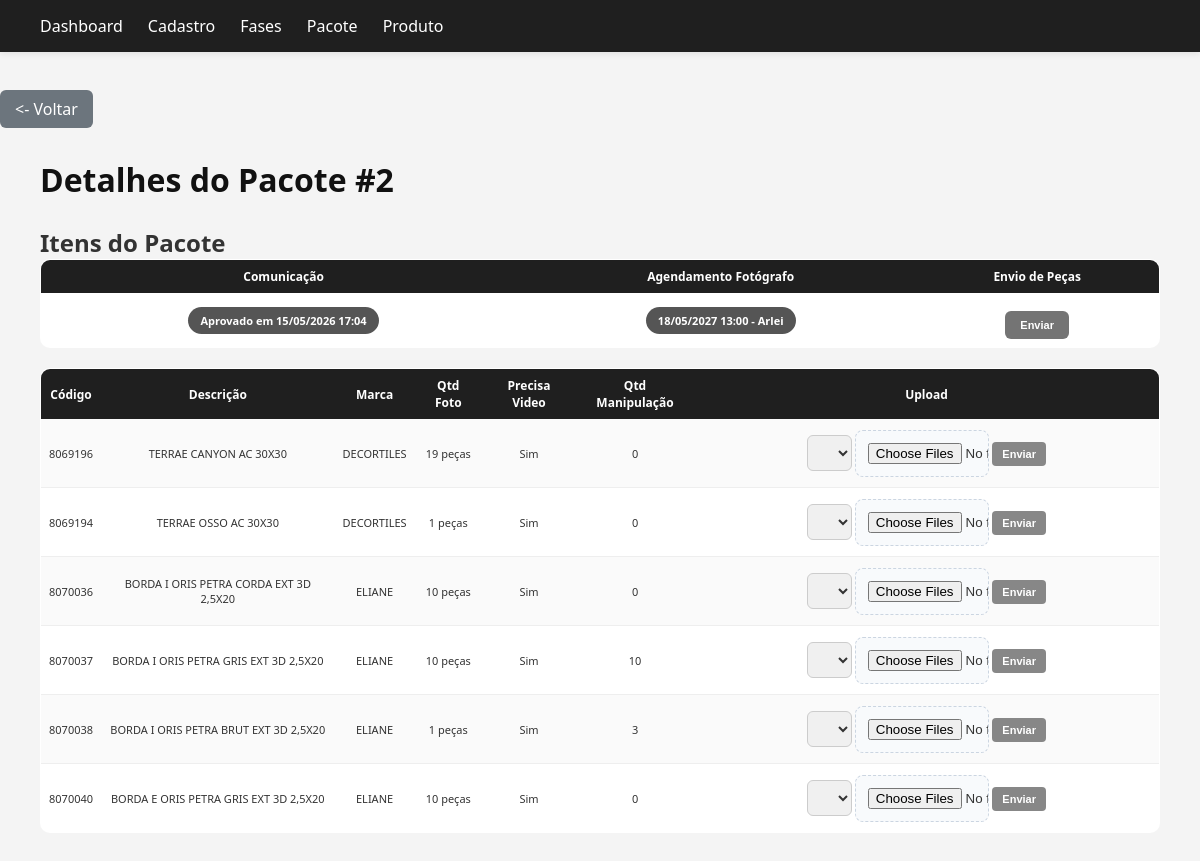
The page /includes/relatorios/pacote_detalhes.php?id=2 on the database its author committed.
### tables this page shows
CREATE TABLE `SM_pacotes_envio` (
  `id` int NOT NULL,
  `status` enum('aberto','finalizado') DEFAULT 'aberto',
  `data_criacao` datetime DEFAULT CURRENT_TIMESTAMP,
  `data_fechamento` datetime DEFAULT NULL,
  `aprovado_por` varchar(100) DEFAULT NULL,
  `observacao` text,
  `data_agendamento` datetime DEFAULT NULL,
  `responsavel_fotografia` varchar(100) DEFAULT NULL,
  `data_envio` datetime DEFAULT NULL
);

### public/includes/relatorios/pacote_detalhes.php (the view, shortened to what this page needs)
<?php
require_once __DIR__ . '/../../../config/conexao.php';
require_once __DIR__ . '/../layout/header.php';
require_once __DIR__ . '/../layout/menu.php';
$pacoteId = (int) $_GET['id'];
$stmtPacote = $pdo->prepare("
    SELECT id, status, data_criacao, data_fechamento, aprovado_por,
           data_agendamento, responsavel_fotografia, data_envio
    FROM SM_pacotes_envio
    WHERE id = ?
");
$stmtPacote->execute([$pacoteId]);
$pacote = $stmtPacote->fetch(PDO::FETCH_ASSOC);
$stmtItens = $pdo->prepare("
    SELECT i.id AS item_id, i.codigo_item, i.descricao, i.tamanho_nominal, i.marca,
           c.metodo_imagem, c.precisa_foto, c.qtd_pecas_foto, c.qtd_pecas_manipulacao, c.precisa_video, c.qtd_pecas_video
    FROM SM_pacote_itens pi
    INNER JOIN SM_itens_processos p ON p.id = pi.processo_id
    INNER JOIN SM_cadastros_itens_minimas i ON i.id = p.item_id
    LEFT JOIN SM_processo_comunicacao c ON c.processo_id = p.id
    WHERE pi.pacote_id = ?
");
$stmtItens->execute([$pacoteId]);
$itens = $stmtItens->fetchAll(PDO::FETCH_ASSOC);
?>
<div style="text-align:left; margin-top:90px;">
  <a href="pacote.php" class="btn btn-secondary"><- Voltar</a>
</div>
<div class="container" style="margin-top:-10px;">
    <h1>Detalhes do Pacote #<?= $pacoteId ?></h1>
    <table class="tabela-status">
        <tr>
            <th>Comunicação</th>
            <th>Agendamento Fotógrafo</th>
            <th>Envio de Peças</th>
        </tr>
        <tr>
        <tr>
            <td>
                <?php if ($pacote['status'] === 'aberto'): ?>
                    <form action="aprovar_comunicacao.php" method="POST"
                        onsubmit="return confirm('Aprovar este pacote?');">
                        <input type="hidden" name="pacote_id" value="<?= $pacoteId ?>">
                        <button type="submit" class="btn-liberar">Aprovar</button>
                    </form>
                <?php else: ?>
                    <span class="status aprovado">
                        Aprovado em <?= $pacote['data_fechamento']
                            ? date('d/m/Y H:i', strtotime($pacote['data_fechamento']))
                            : '-' ?>
                    </span>
                <?php endif; ?>
            </td>
            <td>
                <?php if ($pacote['status'] === 'aberto'): ?>
                    <span class="status pendente">Aguardando Comunicação</span>
                <?php elseif (!empty($pacote['data_agendamento'])): ?>
                    <span class="status andamento">
                        <?= date('d/m/Y H:i', strtotime($pacote['data_agendamento'])) ?>
                        - <?= htmlspecialchars($pacote['responsavel_fotografia']) ?>
                    </span>
                <?php endif; ?>
            </td>
            <td>
                <?php if (!$pacote['data_agendamento']): ?>
                    <span class="status pendente">Aguardando Fotógrafo</span>
                <?php elseif (!$pacote['data_envio']): ?>
                    <form action="enviar_pecas.php" method="POST"
                        onsubmit="return confirm('Confirmar envio das peças?');">
                        <button type="submit" class="btn-detalhes">Enviar</button>
                    </form>
                <?php else: ?>
                    <span class="status enviado">
                        Enviado em <?= date('d/m/Y H:i', strtotime($pacote['data_envio'])) ?>
                    </span>
                <?php endif; ?>
            </td>
        </tr>
    <h2>Itens do Pacote</h2>
    <table class="tabela-itens">
        <tr>
            <th>Código</th>
            <th>Descrição</th>
            <th>Marca</th>
            <th>Qtd Foto</th>
            <th>Precisa Video</th>
            <th>Qtd Manipulação</th>
            <th>Upload</th>
        </tr>
        <?php foreach ($itens as $item): ?>
        <tr>
            <td><?= htmlspecialchars($item['codigo_item']) ?></td>
            <td><?= htmlspecialchars($item['descricao']) . " " . htmlspecialchars($item['tamanho_nominal']) ?></td>
            <td><?= htmlspecialchars($item['marca']) ?></td>
            <?php
            $qtdFoto = $item['qtd_pecas_foto'] . " peças"?? 0;
            $qtdVideo = $item['qtd_pecas_video'] . " peças" ?? 0;
            ?>
            <td><?= htmlspecialchars($qtdFoto) ?></td>
            <td><?php if (htmlspecialchars($qtdVideo) > 0): ?>
                    <?= "Sim" ?>
                <?php else: ?>
                    -
                <?php endif; ?>
            <td><?= htmlspecialchars($item['qtd_pecas_manipulacao'] ?? '-') ?></td>
            <td>
                <?php if (!empty($item["qtd_pecas_foto"])): ?>
                    <form class="upload-form" action="upload_imagem.php" method="POST" enctype="multipart/form-data">
                         <select name="tipo" id="modeloImagem" required>
                             <option value=""></option>
                             <option value="foto">Foto</option>
                         </select>
                         <input type="file" name="arquivos[]" multiple class="upload-input">
                         <button type="submit" class="upload-btn">Enviar</button>
                    </form>
                <?php else: ?>
                    -
                <?php endif; ?>
            </td>
        </tr>
        <?php endforeach; ?>
    </table>
</div>

### public/css/style.css (style rules this page uses)
* { margin: 0; padding: 0; box-sizing: border-box; }
.container { padding: 40px; flex: 1; margin-top: 40px; }
h1 { margin-bottom: 25px; font-weight: 600; color: #111; }
button, .btn-liberar, .btn-deletar, .btn-detalhes { background: #747474; color: #fff; padding: 8px 15px; border: none; border-radius: 6px; cursor: pointer; transition: 0.2s ease; font-size: 11px; text-decoration: none; }
.btn-secondary { display: inline-block; background-color: #6c757d; color: #fff; padding: 8px 15px; border-radius: 6px; text-decoration: none; font-weight: 220; transition: all 0.3s ease; border: none; }
.upload-btn { background-color: #878787; color: #fff; border: none; padding: 6px 10px; border-radius: 4px; cursor: pointer; font-size: 11px; transition: 0.2s ease; }
table { width: 100%; border-collapse: collapse; background: #ffffff; border-radius: 10px; overflow: hidden; border: 1px solid #e5e7eb; }
th { background: #1f1f1f; color: white; padding: 14px; text-align: left; font-weight: 500; font-size: 12px; }
td { padding: 12px 14px; border-bottom: 1px solid #eee; font-size: 11px; }
tr:nth-child(even) { background-color: #fafafa; }
.status { padding: 6px 12px; border-radius: 20px; font-size: 11px; font-weight: bold; display: inline-block; background-color: #ddd; color: #111; }
.status.aprovado { background-color: #555; color: #fff; }
.status.andamento { background-color: #555; color: #fff; }
input[type="file"] { width: 30%; padding: 12px; border: 1px dashed #cbd5e1; border-radius: 8px; background: #f8fafc; cursor: pointer; transition: 0.2s; }
.tabela-status, .tabela-itens { width: 100%; border-collapse: collapse; margin-bottom: 20px; }
.tabela-status th, .tabela-status td, .tabela-itens th, .tabela-itens td { padding: 8px; text-align: center; }
.tabela-status th, .tabela-itens th { background-color: #1f1f1f; font-weight: bold; }
input[type="text"], input[type="number"], input[type="email"], input[type="password"], select { width: 10%; padding: 10px 12px; margin: 8px 0; border: 1px solid #ccc; border-radius: 6px; background-color: #f9f9f9; color: #333; font-size: 14px; font-family: Arial, sans-serif; transition: all 0.3s ease; box-sizing: border-box; }
select { padding: 8px 12px; border: 1px solid #ccc; border-radius: 6px; background-color: #f0f0f0; font-size: 14px; cursor: pointer; }
select option { background-color: #f0f0f0; color: #333; }
select option:checked { background-color: #999; color: #fff; }
button, input[type="submit"] { padding: 10px 16px; margin-top: 10px; border: none; border-radius: 6px; background-color: #333; color: #fff; font-size: 14px; font-weight: bold; cursor: pointer; transition: background-color 0.3s ease; }

### rows shown on the page
sm_pacotes_envio: data_fechamento "15/05/2026 17:04", data_agendamento "18/05/2027 13:00", responsavel_fotografia "Arlei"

### other values the page prints
$pacoteId "2"
$item['codigo_item'] "8069196"
$item['descricao'] "TERRAE CANYON AC"
$item['tamanho_nominal'] "30X30"
$item['marca'] "DECORTILES"
$qtdFoto "19 peças"
$item['qtd_pecas_manipulacao'] "0"
$item['codigo_item'] "8069194"
$item['descricao'] "TERRAE OSSO AC"
$qtdFoto "1 peças"
$item['codigo_item'] "8070036"
$item['descricao'] "BORDA I ORIS PETRA CORDA EXT 3D"
$item['tamanho_nominal'] "2,5X20"
$item['marca'] "ELIANE"
$qtdFoto "10 peças"
